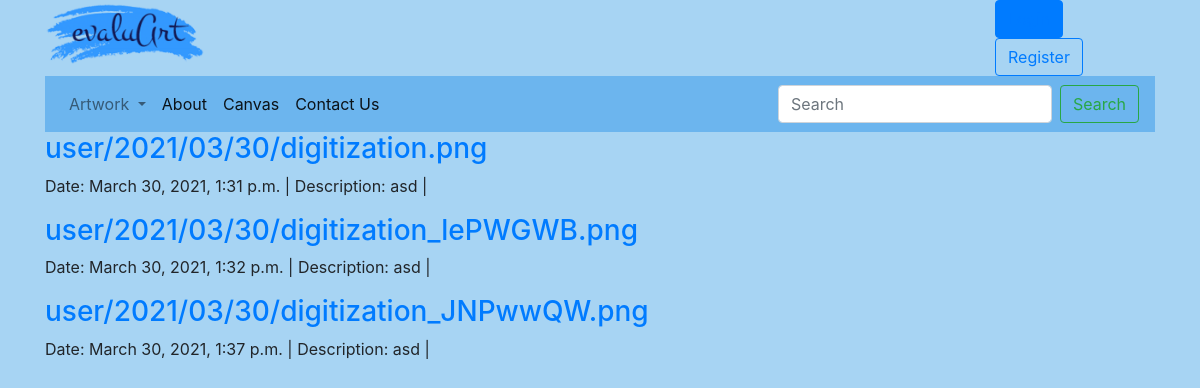
Page /evaluArt/artwork/ on the earlier database version.
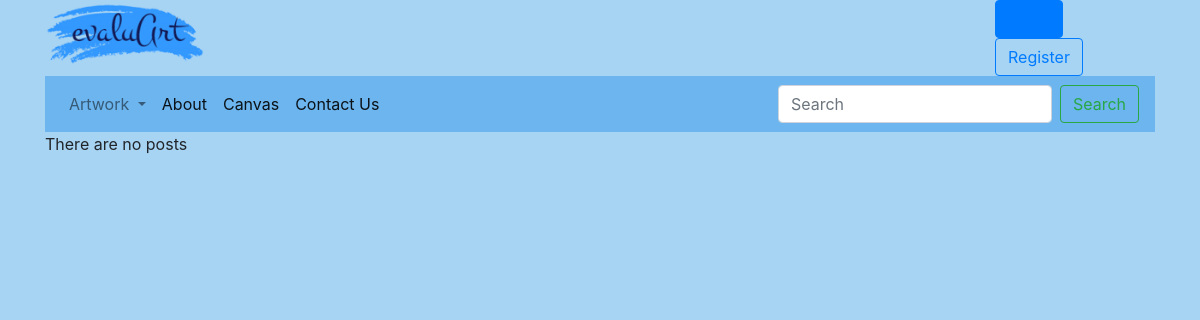
Same page on the later database version.
### evaluArt/models.py (models this page shows, shortened)
class Artwork(models.Model):
    picture = models.ImageField(upload_to='user/%Y/%m/%d/', blank=True)
    content = models.CharField(max_length = 800)
    date_posted = models.DateTimeField(auto_now_add=True)
    user = models.ForeignKey(UserProfile, on_delete=models.CASCADE)

### evaluArt/views.py (the view)
# urls.py: path('artwork/', views.artwork_list, name='artwork_list'),
def artwork_list(request):
    artwork = Artwork.objects.all()
    return render(request, 'evaluArt/artwork_list.html', {'artwork': artwork})

### templates/evaluArt/artwork_list.html (shortened to what this page needs)
{% extends "evaluArt/base.html"  %}
{% block content_block %}
    <div class="content">
        <div class="section-inner clearfix">
        {% for artwork in artwork %}
            <h3>
                <a href="http://127.0.0.1:8000/{{ artwork.pk }}/">{{ artwork.picture }}</a>
            </h3>
            <p class="artwork-info">
                <span>Date: {{ artwork.date_posted }} </span> |
                <span>Description: {{ artwork.content }} </span> |
            </p>
        {% empty %}
        <p>There are no posts</p>
        {% endfor %}
        </div>
    </div>
{% endblock %}

### templates/evaluArt/base.html (shortened to what this page needs)
<!DOCTYPE html>
{% load staticfiles %}
<html>
    <head lang = "en">
        <link rel="stylesheet" href="https://stackpath.bootstrapcdn.com/bootstrap/4.4.1/css/bootstrap.min.css"
>
        <link rel="stylesheet" type="text/css" href="{% static 'css/base.css' %}?{% now 'U' %}">
    </head>
    <body>
        <div class="container">
            <div class="row">
                <div class="col-sm-2">
                    <a href={% url 'evaluArt:base' %} class="home">
                        <img id = "logo" class = "img-responsive" width="100%" src="{% static 'images/logo2.png' %}" alt="logo" />
                    </a>
                </div>
                <div class="col-sm-8">
                </div>
                <div class="col-sm-2">
                    {% if user.is_authenticated %}
                    Logged in as, <a href={% url 'evaluArt:my_account' %}>{{ user.username }}</a><br>
                    <button type="button" class="btn btn-outline-primary"><a href={% url 'evaluArt:logout' %}>Sign Out</a></button>
                    {% else %}
                    <button type="button" id="login" class="btn btn-primary"}><a href={% url 'evaluArt:login' %}>Login</a></button>
                    <button type="button" class="btn btn-outline-primary"><a href={% url 'evaluArt:register' %}>Register</a></button>
                    {% endif %}
                </div>
            </div>
        </div>
        <div class="container">
            <nav class="navbar navbar-expand-lg navbar-light">
                <div class="collapse navbar-collapse" id="navbarSupportedContent">
                  <ul class="navbar-nav mr-auto">
                    <li class="nav-item dropdown">
                      <a class="nav-link dropdown-toggle" href="#" id="navbarDropdown" role="button" data-toggle="dropdown" aria-haspopup="true" aria-expanded="false">
                        Artwork
                      </a>
                    </li>
                    <li class="nav-item active">
                      <a class="nav-link" href="#">About<span class="sr-only">(current)</span></a>
                    </li>
                    <li class="nav-item active">
                      <a class="nav-link" href={% url 'evaluArt:canvas' %}>Canvas</a>
                    </li>
                    <li class="nav-item active">
                      <a class="nav-link" href={% url 'evaluArt:contact_us' %}>Contact Us</a>
                    </li>
                  </ul>
                  <form class="form-inline my-2 my-lg-0">
                    <input class="form-control mr-sm-2" type="search" placeholder="Search" aria-label="Search">
                    <button class="btn btn-outline-success my-2 my-sm-0" type="submit">Search</button>
                  </form>
                </div>
              </nav>
        </div>
        <div class = "container">
            {% block content_block %}
            {% endblock %}
        </div>
    </body>
</html>

### static/css/base.css (style rules this page uses)
body { background-color: #a7d4f3; }
div.container { background-color: #a7d4f3; }
nav { background-color: #6cb5ee; }

Differences in the rows shown:
removed Artwork: picture "user/2021/03/30/digitization.png", date_posted "March 30, 2021, 1:31 p.m.", content "asd"
removed Artwork: picture "user/2021/03/30/digitization_lePWGWB.png", date_posted "March 30, 2021, 1:32 p.m.", content "asd"
removed Artwork: picture "user/2021/03/30/digitization_JNPwwQW.png", date_posted "March 30, 2021, 1:37 p.m.", content "asd"
Other differences:
text now shown: "There are no posts"
